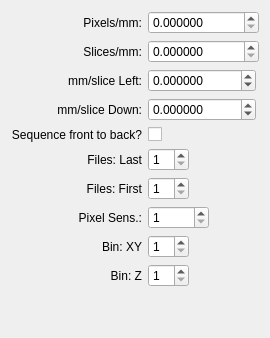
       <widget class="QWidget" name="tabSettings">
        <attribute name="title">
         <string>Settings</string>
        </attribute>
        <layout class="QHBoxLayout">
         <item>
          <layout class="QGridLayout" name="gridLayout_3" columnstretch="0,1">
           <item row="4" column="0">
            <widget class="QLabel" name="label_12">
             <property name="layoutDirection">
              <enum>Qt::LayoutDirection::LeftToRight</enum>
             </property>
             <property name="text">
              <string>Sequence front to back?</string>
             </property>
             <property name="alignment">
              <set>Qt::AlignmentFlag::AlignRight|Qt::AlignmentFlag::AlignTrailing|Qt::AlignmentFlag::AlignVCenter</set>
             </property>
            </widget>
           </item>
           <item row="4" column="1">
            <widget class="QCheckBox" name="CheckMirror">
             <property name="layoutDirection">
              <enum>Qt::LayoutDirection::LeftToRight</enum>
             </property>
             <property name="text">
              <string/>
             </property>
            </widget>
           </item>
           <item row="2" column="0">
            <widget class="QLabel" name="label_11">
             <property name="text">
              <string>mm/slice Left:</string>
             </property>
             <property name="alignment">
              <set>Qt::AlignmentFlag::AlignRight|Qt::AlignmentFlag::AlignTrailing|Qt::AlignmentFlag::AlignVCenter</set>
             </property>
            </widget>
           </item>
           <item row="6" column="0">
            <widget class="QLabel" name="label_16">
             <property name="text">
              <string>Files: First</string>
             </property>
             <property name="alignment">
              <set>Qt::AlignmentFlag::AlignRight|Qt::AlignmentFlag::AlignTrailing|Qt::AlignmentFlag::AlignVCenter</set>
             </property>
            </widget>
           </item>
           <item row="1" column="0">
            <widget class="QLabel" name="label_9">
             <property name="text">
              <string>Slices/mm:</string>
             </property>
             <property name="alignment">
              <set>Qt::AlignmentFlag::AlignRight|Qt::AlignmentFlag::AlignTrailing|Qt::AlignmentFlag::AlignVCenter</set>
             </property>
            </widget>
           </item>
           <item row="3" column="0">
            <widget class="QLabel" name="label_10">
             <property name="text">
              <string>mm/slice Down:</string>
             </property>
             <property name="alignment">
              <set>Qt::AlignmentFlag::AlignRight|Qt::AlignmentFlag::AlignTrailing|Qt::AlignmentFlag::AlignVCenter</set>
             </property>
            </widget>
           </item>
           <item row="8" column="1">
            <widget class="KeysafeSpinBox" name="DownsampleXY">
             <property name="sizePolicy">
              <sizepolicy hsizetype="Fixed" vsizetype="Fixed">
               <horstretch>0</horstretch>
               <verstretch>0</verstretch>
              </sizepolicy>
             </property>
             <property name="keyboardTracking">
              <bool>false</bool>
             </property>
             <property name="minimum">
              <number>1</number>
             </property>
             <property name="maximum">
              <number>10</number>
             </property>
            </widget>
           </item>
           <item row="5" column="0">
            <widget class="QLabel" name="label_17">
             <property name="text">
              <string>Files: Last</string>
             </property>
             <property name="alignment">
              <set>Qt::AlignmentFlag::AlignRight|Qt::AlignmentFlag::AlignTrailing|Qt::AlignmentFlag::AlignVCenter</set>
             </property>
            </widget>
           </item>
           <item row="9" column="0">
            <widget class="QLabel" name="label_14">
             <property name="text">
              <string>Bin: Z</string>
             </property>
             <property name="alignment">
              <set>Qt::AlignmentFlag::AlignRight|Qt::AlignmentFlag::AlignTrailing|Qt::AlignmentFlag::AlignVCenter</set>
             </property>
            </widget>
           </item>
           <item row="9" column="1">
            <widget class="KeysafeSpinBox" name="DownsampleZ">
             <property name="sizePolicy">
              <sizepolicy hsizetype="Fixed" vsizetype="Fixed">
               <horstretch>0</horstretch>
               <verstretch>0</verstretch>
              </sizepolicy>
             </property>
             <property name="keyboardTracking">
              <bool>false</bool>
             </property>
             <property name="minimum">
              <number>1</number>
             </property>
             <property name="maximum">
              <number>10</number>
             </property>
            </widget>
           </item>
           <item row="7" column="0">
            <widget class="QLabel" name="label_15">
             <property name="text">
              <string>Pixel Sens.:</string>
             </property>
             <property name="alignment">
              <set>Qt::AlignmentFlag::AlignRight|Qt::AlignmentFlag::AlignTrailing|Qt::AlignmentFlag::AlignVCenter</set>
             </property>
            </widget>
           </item>
           <item row="8" column="0">
            <widget class="QLabel" name="label_13">
             <property name="text">
              <string>Bin: XY</string>
             </property>
             <property name="alignment">
              <set>Qt::AlignmentFlag::AlignRight|Qt::AlignmentFlag::AlignTrailing|Qt::AlignmentFlag::AlignVCenter</set>
             </property>
            </widget>
           </item>
           <item row="0" column="1">
            <widget class="QDoubleSpinBox" name="Pixels_Per_MM">
             <property name="sizePolicy">
              <sizepolicy hsizetype="Fixed" vsizetype="Fixed">
               <horstretch>0</horstretch>
               <verstretch>0</verstretch>
              </sizepolicy>
             </property>
             <property name="keyboardTracking">
              <bool>false</bool>
             </property>
             <property name="decimals">
              <number>6</number>
             </property>
             <property name="maximum">
              <double>1000000.000000000000000</double>
             </property>
            </widget>
           </item>
           <item row="1" column="1">
            <widget class="QDoubleSpinBox" name="Slices_Per_MM">
             <property name="sizePolicy">
              <sizepolicy hsizetype="Fixed" vsizetype="Fixed">
               <horstretch>0</horstretch>
               <verstretch>0</verstretch>
              </sizepolicy>
             </property>
             <property name="buttonSymbols">
              <enum>QAbstractSpinBox::ButtonSymbols::UpDownArrows</enum>
             </property>
             <property name="keyboardTracking">
              <bool>false</bool>
             </property>
             <property name="decimals">
              <number>6</number>
             </property>
             <property name="maximum">
              <double>1000000.000000000000000</double>
             </property>
            </widget>
           </item>
           <item row="2" column="1">
            <widget class="QDoubleSpinBox" name="Edge_Left_MM">
             <property name="sizePolicy">
              <sizepolicy hsizetype="Fixed" vsizetype="Fixed">
               <horstretch>0</horstretch>
               <verstretch>0</verstretch>
              </sizepolicy>
             </property>
             <property name="keyboardTracking">
              <bool>false</bool>
             </property>
             <property name="decimals">
              <number>6</number>
             </property>
             <property name="minimum">
              <double>-10000.000000000000000</double>
             </property>
             <property name="maximum">
              <double>10000.000000000000000</double>
             </property>
            </widget>
           </item>
           <item row="3" column="1">
            <widget class="QDoubleSpinBox" name="Edge_Down_MM">
             <property name="sizePolicy">
              <sizepolicy hsizetype="Fixed" vsizetype="Fixed">
               <horstretch>0</horstretch>
               <verstretch>0</verstretch>
              </sizepolicy>
             </property>
             <property name="keyboardTracking">
              <bool>false</bool>
             </property>
             <property name="decimals">
              <number>6</number>
             </property>
             <property name="minimum">
              <double>-10000.000000000000000</double>
             </property>
             <property name="maximum">
              <double>10000.000000000000000</double>
             </property>
            </widget>
           </item>
           <item row="7" column="1">
            <widget class="KeysafeSpinBox" name="PixelSensitivity">
             <property name="sizePolicy">
              <sizepolicy hsizetype="Fixed" vsizetype="Fixed">
               <horstretch>0</horstretch>
               <verstretch>0</verstretch>
              </sizepolicy>
             </property>
             <property name="keyboardTracking">
              <bool>false</bool>
             </property>
             <property name="minimum">
              <number>1</number>
             </property>
             <property name="maximum">
              <number>10000</number>
             </property>
            </widget>
           </item>
           <item row="0" column="0">
            <widget class="QLabel" name="label_3">
             <property name="text">
              <string>Pixels/mm:</string>
             </property>
             <property name="alignment">
              <set>Qt::AlignmentFlag::AlignRight|Qt::AlignmentFlag::AlignTrailing|Qt::AlignmentFlag::AlignVCenter</set>
             </property>
            </widget>
           </item>
           <item row="5" column="1">
            <widget class="KeysafeSpinBox" name="FirstFile">
             <property name="sizePolicy">
              <sizepolicy hsizetype="Fixed" vsizetype="Fixed">
               <horstretch>0</horstretch>
               <verstretch>0</verstretch>
              </sizepolicy>
             </property>
             <property name="keyboardTracking">
              <bool>false</bool>
             </property>
             <property name="minimum">
              <number>1</number>
             </property>
            </widget>
           </item>
           <item row="6" column="1">
            <widget class="KeysafeSpinBox" name="LastFile">
             <property name="sizePolicy">
              <sizepolicy hsizetype="Fixed" vsizetype="Fixed">
               <horstretch>0</horstretch>
               <verstretch>0</verstretch>
              </sizepolicy>
             </property>
             <property name="keyboardTracking">
              <bool>false</bool>
             </property>
             <property name="minimum">
              <number>1</number>
             </property>
            </widget>
           </item>
           <item row="10" column="0">
            <spacer name="verticalSpacer">
             <property name="orientation">
              <enum>Qt::Orientation::Vertical</enum>
             </property>
             <property name="sizeHint" stdset="0">
              <size>
               <width>20</width>
               <height>40</height>
              </size>
             </property>
            </spacer>
           </item>
          </layout>
         </item>
        </layout>
       </widget>
